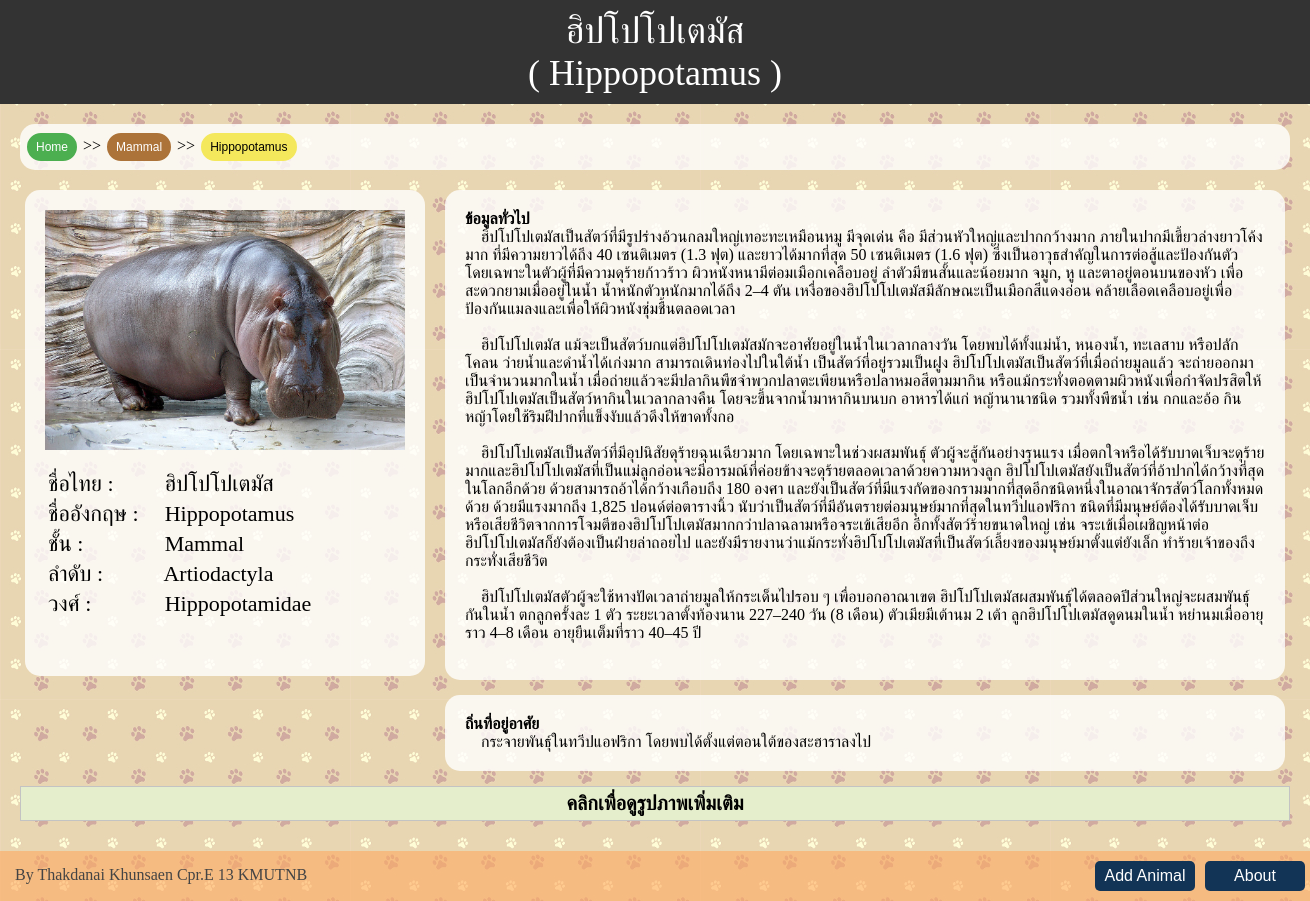
Page /park/animal/Hippopotamus on the committed database.
### park/models.py (models this page shows, shortened)
class Animal(models.Model):
    thai_name = models.CharField(max_length=200)
    name = models.CharField(max_length=200)
    class_name = models.CharField(max_length=10,choices=CLASS_CHOICES)
    order = models.CharField(max_length=200)
    family = models.CharField(max_length=200)
    info = models.TextField(null=True, blank=True)
    habitat = models.TextField(null=True, blank=True)
    status = models.CharField(max_length=10,choices=STATUS_CHOICES,null=True, blank=True)
    def url_name(self):
        return self.name.replace(' ', '_')

class AnimalImage(models.Model):
    animal = models.ForeignKey(Animal, on_delete=models.CASCADE, related_name='image')
    image = models.ImageField(upload_to=path_and_rename)
    status = models.CharField(max_length=10,choices=STATUS_CHOICES,null=True, blank=True)

### park/views.py (the view)
# urls.py: url(r'^animal/(?P<animal_name>[A-Za-z_]+)$', views.animal_data, name='animal_data'),
def animal_data(request, animal_name):
    animal = Animal.objects.get(name=animal_name.replace('_', ' '))
    image_list = animal.image.filter(status="Published").order_by('image')
    return render(request, 'park/animal_data.html',{'animal':animal,'image_list':image_list})

### park/templates/park/animal_data.html (shortened to what this page needs)
{% extends 'park/base.html' %}
{% load static %}
{% block style_n_script %}
    <link rel="stylesheet" href="{% static '/css/popup.css' %}">
    <link rel="stylesheet" href="{% static '/css/data.css' %}">
{% endblock %}
{% block header %}
    <p id="data_page_head">{{ animal.thai_name }}<br>( {{ animal.name }} )</p>
{% endblock %}
{% block content %}
    <div id="menu">
    <a href="{% url 'park:index' %}"><button class="button bt_home">Home</button></a> >>
    <a href="{% url 'park:animal_list' animal.class_name %}">
        <button class="button bt_{{ animal.class_name }}">{{ animal.class_name }}</button></a> >>
        <button class="button bt_name">{{ animal.name }}</button>
    </div>
    <div id="container_div">
        <div id="data">
            {% if image_list %}
                <a href="{{ image_list.first.image.url }}" >
                    <img src="{{ image_list.first.image.url }}" width="360px"/></a><br><br>
            {% endif %}
            <table style="font-size:22px">
                <tr><td>ชื่อไทย : </td><td>&nbsp; &nbsp; {{ animal.thai_name }}</td></tr>
                <tr><td>ชื่ออังกฤษ : </td><td>&nbsp; &nbsp; {{ animal.name }}</td></tr>
                <tr><td>ชั้น : </td><td>&nbsp; &nbsp; {{ animal.class_name }}</td></tr>
                <tr><td>ลำดับ : </td><td>&nbsp; &nbsp; {{ animal.order }}</td></tr>
                <tr><td>วงศ์ : </td><td>&nbsp; &nbsp; {{ animal.family }}</td></tr>
            </table>
            <br><br>
        </div>
        <div id="container_info">
        <div id="info">
            <b>ข้อมูลทั่วไป</b><br>
            {% if animal.info %}
                {{ animal.info|safe }}
            {% else %}
                &nbsp; &nbsp; ไม่มีข้อมูล
            {% endif %}
            <br><br>
        </div>
        <div id="info">
            <b>ถิ่นที่อยู่อาศัย</b>
            <br>
                {% if animal.habitat %}
                    {{ animal.habitat|safe }}
                {% else %}
                    &nbsp; &nbsp; ไม่มีข้อมูล
                {% endif %}
        </div>
        </div>
    </div>
    <div style="margin-bottom:30px;">
    <div id="flip">
        <b>คลิกเพื่อดูรูปภาพเพิ่มเติม</b>
    </div>
{% endblock %}

### park/static/css/main.css (style rules this page uses)
html, body { margin:0; padding:0; height:100%; min-width: 660px; background-image: url('../image/pawbg.jpg'); }
#data_page_head { font-family:data_head_font; text-align:center; font-size:36px; margin:0px; color:white; }
a:link { Text-decoration: none; }

### park/static/css/data.css (style rules this page uses)
#container_div { display: table; margin: 0 auto; min-width: 1300px; }
#container_info { float:left; margin: 0px 20px; }
#info { min-width:400px; max-width:800px; background: rgba(255,255,255,0.8); padding: 20px; margin-bottom: 15px; border-radius: 15px; }
#data { float:left; background: rgba(255,255,255,0.8); border-radius: 15px; padding: 20px; margin: 0px 0px 20px 20px; }
#menu { clear: both; margin:20px; background: rgba(255,255,255,0.8); border-radius: 15px; padding: 5px; }
.button { font-size: 12px; padding: 5px 7px; margin: 4px 2px; -webkit-transition-duration: 0.4s; transition-duration: 0.4s; border-radius: 25px; cursor: pointer; color: white; }
.bt_home { background-color: #4CAF50; border: 2px solid #4CAF50; }
.bt_name { background-color: #F4E85C; border: 2px solid #F4E85C; color:black; }
.bt_Mammal { background-color:#ac7339; border: 2px solid #ac7339; }

### park/templates/park/animal_data.html (style rules this page uses)
#panel, #flip { padding: 5px; background-color: #e5eecc; border: solid 1px #c3c3c3; clear: both; text-align: center; min-width:400px; font-size: 20px; margin: 0px 20px 0px 20px; cursor:pointer; }

### rows in the picture
Animal: thai_name "ฮิปโปโปเตมัส", name "Hippopotamus", class_name "Mammal", order "Artiodactyla", family "Hippopotamidae", info "ฮิปโปโปเตมัสเป็นสัตว์ที่มีรูปร่างอ้วนกลมใหญ่เทอะทะเหมือนหมู มีจุดเด่น คือ มีส่วนหัวใหญ่และปากกว้างมาก ภายในปากมีเขี้ยวล่างยาวโค้งมาก ที่มีความยาวได้ถึง 40 เซนติเมตร (1.3 ฟุต) และยาวได้มากที่สุด 50 เซนติเมตร (1.6 ฟุต) ซึ่งเป็นอาวุธสำคัญในการต่อสู้และป้องกันตัว โดยเฉพาะในตัวผู้ที่มีความดุร้ายก้าวร้าว ผิวหนังหนามีต่อมเมือกเคลือบอยู่ ลำตัวมีขนสั้นและน้อยมาก จมูก, หู และตาอยู่ตอนบนของหัว เพื่อสะดวกยามเมื่ออยู่ในน้ำ น้ำหนักตัวหนักมากได้ถึง 2–4 ตัน เหงื่อของฮิปโปโปเตมัสมีลักษณะเป็นเมือกสีแดงอ่อน คล้ายเลือดเคลือบอยู่เพื่อป้องกันแมลงและเพื่อให้ผิวหนังชุ่มชื้นตลอดเวลา ฮิปโปโปเตมัส แม้จะเป็นสัตว์บกแต่ฮิปโปโปเตมัสมักจะอาศัยอยู่ในน้ำในเวลากลางวัน โดยพบได้ทั้งแม่น้ำ, หนองน้ำ, ทะเลสาบ หรือปลักโคลน…", habitat "กระจายพันธุ์ในทวีปแอฟริกา โดยพบได้ตั้งแต่ตอนใต้ของสะฮาราลงไป"
AnimalImage: first.image (picture)
